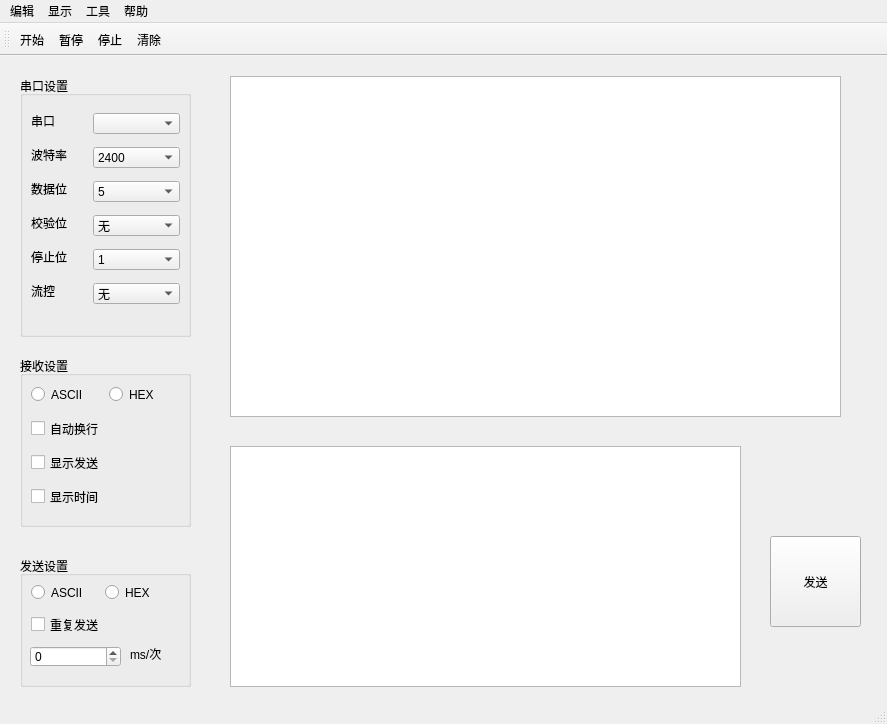
<?xml version="1.0" encoding="UTF-8"?>
<ui version="4.0">
 <class>MainWindow</class>
 <widget class="QMainWindow" name="MainWindow">
  <property name="geometry">
   <rect>
    <x>0</x>
    <y>0</y>
    <width>887</width>
    <height>724</height>
   </rect>
  </property>
  <property name="windowTitle">
   <string>MainWindow</string>
  </property>
  <widget class="QWidget" name="centralwidget">
   <widget class="QGroupBox" name="groupBox">
    <property name="geometry">
     <rect>
      <x>20</x>
      <y>20</y>
      <width>171</width>
      <height>261</height>
     </rect>
    </property>
    <property name="title">
     <string>串口设置</string>
    </property>
    <widget class="QLabel" name="label">
     <property name="geometry">
      <rect>
       <x>11</x>
       <y>37</y>
       <width>30</width>
       <height>16</height>
      </rect>
     </property>
     <property name="text">
      <string>串口</string>
     </property>
    </widget>
    <widget class="QComboBox" name="comboBox_uart">
     <property name="geometry">
      <rect>
       <x>73</x>
       <y>37</y>
       <width>87</width>
       <height>21</height>
      </rect>
     </property>
    </widget>
    <widget class="QLabel" name="label_2">
     <property name="geometry">
      <rect>
       <x>11</x>
       <y>71</y>
       <width>45</width>
       <height>16</height>
      </rect>
     </property>
     <property name="text">
      <string>波特率</string>
     </property>
    </widget>
    <widget class="QComboBox" name="comboBox_baud">
     <property name="geometry">
      <rect>
       <x>73</x>
       <y>71</y>
       <width>87</width>
       <height>21</height>
      </rect>
     </property>
     <item>
      <property name="text">
       <string>2400</string>
      </property>
     </item>
     <item>
      <property name="text">
       <string>4800</string>
      </property>
     </item>
     <item>
      <property name="text">
       <string>9600</string>
      </property>
     </item>
     <item>
      <property name="text">
       <string>19200</string>
      </property>
     </item>
     <item>
      <property name="text">
       <string>38400</string>
      </property>
     </item>
     <item>
      <property name="text">
       <string>57600</string>
      </property>
     </item>
     <item>
      <property name="text">
       <string>115200</string>
      </property>
     </item>
     <item>
      <property name="text">
       <string>128000</string>
      </property>
     </item>
     <item>
      <property name="text">
       <string>256000</string>
      </property>
     </item>
     <item>
      <property name="text">
       <string>921600</string>
      </property>
     </item>
    </widget>
    <widget class="QLabel" name="label_3">
     <property name="geometry">
      <rect>
       <x>11</x>
       <y>105</y>
       <width>45</width>
       <height>16</height>
      </rect>
     </property>
     <property name="text">
      <string>数据位</string>
     </property>
    </widget>
    <widget class="QComboBox" name="comboBox_databit">
     <property name="geometry">
      <rect>
       <x>73</x>
       <y>105</y>
       <width>87</width>
       <height>21</height>
      </rect>
     </property>
     <item>
      <property name="text">
       <string>5</string>
      </property>
     </item>
     <item>
      <property name="text">
       <string>6</string>
      </property>
     </item>
     <item>
      <property name="text">
       <string>7</string>
      </property>
     </item>
     <item>
      <property name="text">
       <string>8</string>
      </property>
     </item>
    </widget>
    <widget class="QComboBox" name="comboBox_polarity">
     <property name="geometry">
      <rect>
       <x>73</x>
       <y>139</y>
       <width>87</width>
       <height>21</height>
      </rect>
     </property>
     <item>
      <property name="text">
       <string>无</string>
      </property>
     </item>
     <item>
      <property name="text">
       <string>奇校验</string>
      </property>
     </item>
     <item>
      <property name="text">
       <string>偶校验</string>
      </property>
     </item>
    </widget>
    <widget class="QLabel" name="label_4">
     <property name="geometry">
      <rect>
       <x>11</x>
       <y>139</y>
       <width>45</width>
       <height>16</height>
      </rect>
     </property>
     <property name="text">
      <string>校验位</string>
     </property>
    </widget>
    <widget class="QComboBox" name="comboBox_stopbit">
     <property name="geometry">
      <rect>
       <x>73</x>
       <y>173</y>
       <width>87</width>
       <height>21</height>
      </rect>
     </property>
     <item>
      <property name="text">
       <string>1</string>
      </property>
     </item>
     <item>
      <property name="text">
       <string>1.5</string>
      </property>
     </item>
     <item>
      <property name="text">
       <string>2</string>
      </property>
     </item>
    </widget>
    <widget class="QLabel" name="label_5">
     <property name="geometry">
      <rect>
       <x>11</x>
       <y>173</y>
       <width>45</width>
       <height>16</height>
      </rect>
     </property>
     <property name="text">
      <string>停止位</string>
     </property>
    </widget>
    <widget class="QLabel" name="label_11">
     <property name="geometry">
      <rect>
       <x>11</x>
       <y>207</y>
       <width>30</width>
       <height>16</height>
      </rect>
     </property>
     <property name="text">
      <string>流控</string>
     </property>
    </widget>
    <widget class="QComboBox" name="comboBox_flow">
     <property name="geometry">
      <rect>
       <x>73</x>
       <y>207</y>
       <width>87</width>
       <height>21</height>
      </rect>
     </property>
     <item>
      <property name="text">
       <string>无</string>
      </property>
     </item>
     <item>
      <property name="text">
       <string>CTS/RTS</string>
      </property>
     </item>
     <item>
      <property name="text">
       <string>XON/XOFF</string>
      </property>
     </item>
    </widget>
   </widget>
   <widget class="QGroupBox" name="groupBox_2">
    <property name="geometry">
     <rect>
      <x>20</x>
      <y>300</y>
      <width>171</width>
      <height>171</height>
     </rect>
    </property>
    <property name="title">
     <string>接收设置</string>
    </property>
    <widget class="QRadioButton" name="radioButton_recv_ascii">
     <property name="geometry">
      <rect>
       <x>11</x>
       <y>29</y>
       <width>67</width>
       <height>19</height>
      </rect>
     </property>
     <property name="text">
      <string>ASCII</string>
     </property>
    </widget>
    <widget class="QRadioButton" name="radioButton_recv_hex">
     <property name="geometry">
      <rect>
       <x>89</x>
       <y>29</y>
       <width>51</width>
       <height>19</height>
      </rect>
     </property>
     <property name="text">
      <string>HEX</string>
     </property>
    </widget>
    <widget class="QCheckBox" name="checkBox_auto_line">
     <property name="geometry">
      <rect>
       <x>11</x>
       <y>63</y>
       <width>87</width>
       <height>19</height>
      </rect>
     </property>
     <property name="text">
      <string>自动换行</string>
     </property>
    </widget>
    <widget class="QCheckBox" name="checkBox_show_send">
     <property name="geometry">
      <rect>
       <x>11</x>
       <y>97</y>
       <width>87</width>
       <height>19</height>
      </rect>
     </property>
     <property name="text">
      <string>显示发送</string>
     </property>
    </widget>
    <widget class="QCheckBox" name="checkBox_show_time">
     <property name="geometry">
      <rect>
       <x>11</x>
       <y>131</y>
       <width>87</width>
       <height>19</height>
      </rect>
     </property>
     <property name="text">
      <string>显示时间</string>
     </property>
    </widget>
   </widget>
   <widget class="QGroupBox" name="groupBox_3">
    <property name="geometry">
     <rect>
      <x>20</x>
      <y>500</y>
      <width>171</width>
      <height>131</height>
     </rect>
    </property>
    <property name="title">
     <string>发送设置</string>
    </property>
    <widget class="QRadioButton" name="radioButton_send_ascii">
     <property name="geometry">
      <rect>
       <x>11</x>
       <y>27</y>
       <width>67</width>
       <height>19</height>
      </rect>
     </property>
     <property name="text">
      <string>ASCII</string>
     </property>
    </widget>
    <widget class="QRadioButton" name="radioButton_send_hex">
     <property name="geometry">
      <rect>
       <x>85</x>
       <y>27</y>
       <width>51</width>
       <height>19</height>
      </rect>
     </property>
     <property name="text">
      <string>HEX</string>
     </property>
    </widget>
    <widget class="QCheckBox" name="checkBox_repeat_send">
     <property name="geometry">
      <rect>
       <x>11</x>
       <y>59</y>
       <width>87</width>
       <height>19</height>
      </rect>
     </property>
     <property name="text">
      <string>重复发送</string>
     </property>
    </widget>
    <widget class="QSpinBox" name="spinBox">
     <property name="geometry">
      <rect>
       <x>10</x>
       <y>90</y>
       <width>91</width>
       <height>21</height>
      </rect>
     </property>
    </widget>
    <widget class="QLabel" name="label_12">
     <property name="geometry">
      <rect>
       <x>110</x>
       <y>90</y>
       <width>51</width>
       <height>16</height>
      </rect>
     </property>
     <property name="text">
      <string>ms/次</string>
     </property>
    </widget>
   </widget>
   <widget class="QTextBrowser" name="textBrowser">
    <property name="geometry">
     <rect>
      <x>230</x>
      <y>20</y>
      <width>611</width>
      <height>341</height>
     </rect>
    </property>
   </widget>
   <widget class="QTextEdit" name="textEdit_get">
    <property name="geometry">
     <rect>
      <x>230</x>
      <y>390</y>
      <width>511</width>
      <height>241</height>
     </rect>
    </property>
   </widget>
   <widget class="QPushButton" name="btn_send">
    <property name="geometry">
     <rect>
      <x>770</x>
      <y>480</y>
      <width>91</width>
      <height>91</height>
     </rect>
    </property>
    <property name="text">
     <string>发送</string>
    </property>
   </widget>
  </widget>
  <widget class="QMenuBar" name="menubar">
   <property name="geometry">
    <rect>
     <x>0</x>
     <y>0</y>
     <width>887</width>
     <height>26</height>
    </rect>
   </property>
   <widget class="QMenu" name="menu">
    <property name="title">
     <string>编辑</string>
    </property>
    <addaction name="action_start"/>
    <addaction name="action_pause"/>
    <addaction name="action_stop"/>
    <addaction name="action_clean"/>
   </widget>
   <widget class="QMenu" name="menu_2">
    <property name="title">
     <string>显示</string>
    </property>
   </widget>
   <widget class="QMenu" name="menu_3">
    <property name="title">
     <string>工具</string>
    </property>
   </widget>
   <widget class="QMenu" name="menu_4">
    <property name="title">
     <string>帮助</string>
    </property>
   </widget>
   <addaction name="menu"/>
   <addaction name="menu_2"/>
   <addaction name="menu_3"/>
   <addaction name="menu_4"/>
  </widget>
  <widget class="QStatusBar" name="statusbar"/>
  <widget class="QToolBar" name="toolBar">
   <property name="windowTitle">
    <string>toolBar</string>
   </property>
   <attribute name="toolBarArea">
    <enum>TopToolBarArea</enum>
   </attribute>
   <attribute name="toolBarBreak">
    <bool>false</bool>
   </attribute>
   <addaction name="action_start"/>
   <addaction name="action_pause"/>
   <addaction name="action_stop"/>
   <addaction name="action_clean"/>
  </widget>
  <action name="action_start">
   <property name="icon">
    <iconset>
     <normalon>F:/阿里巴巴矢量图标库/start.png</normalon>
    </iconset>
   </property>
   <property name="text">
    <string>开始</string>
   </property>
   <property name="toolTip">
    <string>start</string>
   </property>
   <property name="shortcut">
    <string>F1</string>
   </property>
  </action>
  <action name="action_pause">
   <property name="icon">
    <iconset>
     <normalon>F:/阿里巴巴矢量图标库/pause.png</normalon>
    </iconset>
   </property>
   <property name="text">
    <string>暂停</string>
   </property>
   <property name="toolTip">
    <string>pause</string>
   </property>
   <property name="shortcut">
    <string>F2</string>
   </property>
  </action>
  <action name="action_stop">
   <property name="icon">
    <iconset>
     <normalon>F:/阿里巴巴矢量图标库/stop.png</normalon>
    </iconset>
   </property>
   <property name="text">
    <string>停止</string>
   </property>
   <property name="toolTip">
    <string>stop</string>
   </property>
   <property name="shortcut">
    <string>F3</string>
   </property>
  </action>
  <action name="action_clean">
   <property name="icon">
    <iconset>
     <normaloff>F:/阿里巴巴矢量图标库/clear.png</normaloff>F:/阿里巴巴矢量图标库/clear.png</iconset>
   </property>
   <property name="text">
    <string>清除</string>
   </property>
   <property name="toolTip">
    <string>clean</string>
   </property>
   <property name="shortcut">
    <string>F4</string>
   </property>
  </action>
 </widget>
 <resources/>
 <connections/>
</ui>
